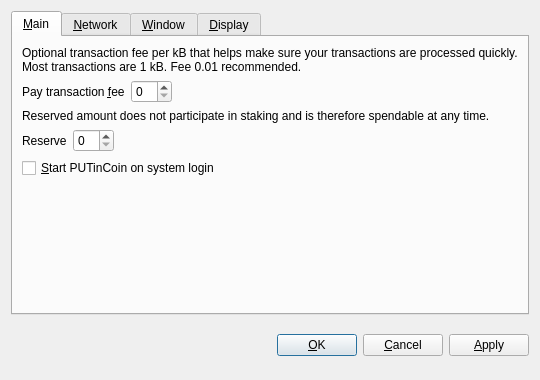
<?xml version="1.0" encoding="UTF-8"?>
<ui version="4.0">
 <class>OptionsDialog</class>
 <widget class="QDialog" name="OptionsDialog">
  <property name="geometry">
   <rect>
    <x>0</x>
    <y>0</y>
    <width>540</width>
    <height>380</height>
   </rect>
  </property>
  <property name="windowTitle">
   <string>Options</string>
  </property>
  <property name="modal">
   <bool>true</bool>
  </property>
  <layout class="QVBoxLayout" name="verticalLayout">
   <item>
    <widget class="QTabWidget" name="tabWidget">
     <property name="tabPosition">
      <enum>QTabWidget::North</enum>
     </property>
     <property name="currentIndex">
      <number>0</number>
     </property>
     <widget class="QWidget" name="tabMain">
      <attribute name="title">
       <string>&amp;Main</string>
      </attribute>
      <layout class="QVBoxLayout" name="verticalLayout_Main">
       <item>
        <widget class="QLabel" name="transactionFeeInfoLabel">
         <property name="text">
          <string>Optional transaction fee per kB that helps make sure your transactions are processed quickly. Most transactions are 1 kB. Fee 0.01 recommended.</string>
         </property>
         <property name="textFormat">
          <enum>Qt::PlainText</enum>
         </property>
         <property name="wordWrap">
          <bool>true</bool>
         </property>
        </widget>
       </item>
       <item>
        <layout class="QHBoxLayout" name="horizontalLayoutFee">
         <item>
          <widget class="QLabel" name="transactionFeeLabel">
           <property name="text">
            <string>Pay transaction &amp;fee</string>
           </property>
           <property name="textFormat">
            <enum>Qt::PlainText</enum>
           </property>
           <property name="buddy">
            <cstring>transactionFee</cstring>
           </property>
          </widget>
         </item>
         <item>
          <widget class="BitcoinAmountField" name="transactionFee"/>
         </item>
         <item>
          <spacer name="horizontalSpacerFee">
           <property name="orientation">
            <enum>Qt::Horizontal</enum>
           </property>
           <property name="sizeHint" stdset="0">
            <size>
             <width>40</width>
             <height>20</height>
            </size>
           </property>
          </spacer>
         </item>
        </layout>
       </item>
       <item>
        <widget class="QLabel" name="reserveBalanceInfoLabel">
         <property name="text">
          <string>Reserved amount does not participate in staking and is therefore spendable at any time.</string>
         </property>
         <property name="textFormat">
          <enum>Qt::PlainText</enum>
         </property>
         <property name="wordWrap">
          <bool>true</bool>
         </property>
        </widget>
       </item>
       <item>
        <layout class="QHBoxLayout" name="horizontalLayoutReserveBalance">
         <item>
          <widget class="QLabel" name="reserveBalanceLabel">
           <property name="text">
            <string>Reserve</string>
           </property>
           <property name="textFormat">
            <enum>Qt::PlainText</enum>
           </property>
           <property name="buddy">
            <cstring>reserveBalance</cstring>
           </property>
          </widget>
         </item>
         <item>
          <widget class="BitcoinAmountField" name="reserveBalance"/>
         </item>
         <item>
          <spacer name="horizontalSpacerReserveBalance">
           <property name="orientation">
            <enum>Qt::Horizontal</enum>
           </property>
           <property name="sizeHint" stdset="0">
            <size>
             <width>40</width>
             <height>20</height>
            </size>
           </property>
          </spacer>
         </item>
        </layout>
       </item>
       <item>
        <widget class="QCheckBox" name="bitcoinAtStartup">
         <property name="toolTip">
          <string>Automatically start PUTinCoin after logging in to the system.</string>
         </property>
         <property name="text">
          <string>&amp;Start PUTinCoin on system login</string>
         </property>
        </widget>
       </item>
       <item>
        <spacer name="verticalSpacer_Main">
         <property name="orientation">
          <enum>Qt::Vertical</enum>
         </property>
         <property name="sizeHint" stdset="0">
          <size>
           <width>20</width>
           <height>40</height>
          </size>
         </property>
        </spacer>
       </item>
      </layout>
     </widget>
     <widget class="QWidget" name="tabNetwork">
      <attribute name="title">
       <string>&amp;Network</string>
      </attribute>
      <layout class="QVBoxLayout" name="verticalLayout_Network">
       <item>
        <widget class="QCheckBox" name="mapPortUpnp">
         <property name="toolTip">
          <string>Automatically open the PUTinCoin client port on the router. This only works when your router supports UPnP and it is enabled.</string>
         </property>
         <property name="text">
          <string>Map port using &amp;UPnP</string>
         </property>
        </widget>
       </item>
       <item>
        <widget class="QCheckBox" name="connectSocks">
         <property name="toolTip">
          <string>Connect to the PUTinCoin network through a SOCKS proxy (e.g. when connecting through Tor).</string>
         </property>
         <property name="text">
          <string>&amp;Connect through SOCKS proxy:</string>
         </property>
        </widget>
       </item>
       <item>
        <layout class="QHBoxLayout" name="horizontalLayout_Network">
         <item>
          <widget class="QLabel" name="proxyIpLabel">
           <property name="text">
            <string>Proxy &amp;IP:</string>
           </property>
           <property name="textFormat">
            <enum>Qt::PlainText</enum>
           </property>
           <property name="buddy">
            <cstring>proxyIp</cstring>
           </property>
          </widget>
         </item>
         <item>
          <widget class="QValidatedLineEdit" name="proxyIp">
           <property name="maximumSize">
            <size>
             <width>140</width>
             <height>16777215</height>
            </size>
           </property>
           <property name="toolTip">
            <string>IP address of the proxy (e.g. 127.0.0.1)</string>
           </property>
          </widget>
         </item>
         <item>
          <widget class="QLabel" name="proxyPortLabel">
           <property name="text">
            <string>&amp;Port:</string>
           </property>
           <property name="textFormat">
            <enum>Qt::PlainText</enum>
           </property>
           <property name="buddy">
            <cstring>proxyPort</cstring>
           </property>
          </widget>
         </item>
         <item>
          <widget class="QLineEdit" name="proxyPort">
           <property name="maximumSize">
            <size>
             <width>55</width>
             <height>16777215</height>
            </size>
           </property>
           <property name="toolTip">
            <string>Port of the proxy (e.g. 9050)</string>
           </property>
          </widget>
         </item>
         <item>
          <widget class="QLabel" name="socksVersionLabel">
           <property name="text">
            <string>SOCKS &amp;Version:</string>
           </property>
           <property name="textFormat">
            <enum>Qt::PlainText</enum>
           </property>
           <property name="buddy">
            <cstring>socksVersion</cstring>
           </property>
          </widget>
         </item>
         <item>
          <widget class="QValueComboBox" name="socksVersion">
           <property name="toolTip">
            <string>SOCKS version of the proxy (e.g. 5)</string>
           </property>
          </widget>
         </item>
         <item>
          <spacer name="horizontalSpacer_Network">
           <property name="orientation">
            <enum>Qt::Horizontal</enum>
           </property>
           <property name="sizeHint" stdset="0">
            <size>
             <width>40</width>
             <height>20</height>
            </size>
           </property>
          </spacer>
         </item>
        </layout>
       </item>
       <item>
        <spacer name="verticalSpacer_Network">
         <property name="orientation">
          <enum>Qt::Vertical</enum>
         </property>
         <property name="sizeHint" stdset="0">
          <size>
           <width>20</width>
           <height>40</height>
          </size>
         </property>
        </spacer>
       </item>
      </layout>
     </widget>
     <widget class="QWidget" name="tabWindow">
      <attribute name="title">
       <string>&amp;Window</string>
      </attribute>
      <layout class="QVBoxLayout" name="verticalLayout_Window">
       <item>
        <widget class="QCheckBox" name="minimizeToTray">
         <property name="toolTip">
          <string>Show only a tray icon after minimizing the window.</string>
         </property>
         <property name="text">
          <string>&amp;Minimize to the tray instead of the taskbar</string>
         </property>
        </widget>
       </item>
       <item>
        <widget class="QCheckBox" name="minimizeOnClose">
         <property name="toolTip">
          <string>Minimize instead of exit the application when the window is closed. When this option is enabled, the application will be closed only after selecting Quit in the menu.</string>
         </property>
         <property name="text">
          <string>M&amp;inimize on close</string>
         </property>
        </widget>
       </item>
       <item>
        <spacer name="verticalSpacer_Window">
         <property name="orientation">
          <enum>Qt::Vertical</enum>
         </property>
         <property name="sizeHint" stdset="0">
          <size>
           <width>20</width>
           <height>40</height>
          </size>
         </property>
        </spacer>
       </item>
      </layout>
     </widget>
     <widget class="QWidget" name="tabDisplay">
      <attribute name="title">
       <string>&amp;Display</string>
      </attribute>
      <layout class="QVBoxLayout" name="verticalLayout_Display">
       <item>
        <layout class="QHBoxLayout" name="horizontalLayout_1_Display">
         <item>
          <widget class="QLabel" name="langLabel">
           <property name="text">
            <string>User Interface &amp;language:</string>
           </property>
           <property name="textFormat">
            <enum>Qt::PlainText</enum>
           </property>
           <property name="buddy">
            <cstring>lang</cstring>
           </property>
          </widget>
         </item>
         <item>
          <widget class="QValueComboBox" name="lang">
           <property name="toolTip">
            <string>The user interface language can be set here. This setting will take effect after restarting PUTinCoin.</string>
           </property>
          </widget>
         </item>
        </layout>
       </item>
       <item>
        <layout class="QHBoxLayout" name="horizontalLayout_2_Display">
         <item>
          <widget class="QLabel" name="unitLabel">
           <property name="text">
            <string>&amp;Unit to show amounts in:</string>
           </property>
           <property name="textFormat">
            <enum>Qt::PlainText</enum>
           </property>
           <property name="buddy">
            <cstring>unit</cstring>
           </property>
          </widget>
         </item>
         <item>
          <widget class="QValueComboBox" name="unit">
           <property name="toolTip">
            <string>Choose the default subdivision unit to show in the interface and when sending coins.</string>
           </property>
          </widget>
         </item>
        </layout>
       </item>
       <item>
        <widget class="QCheckBox" name="displayAddresses">
         <property name="toolTip">
          <string>Whether to show PUTinCoin addresses in the transaction list or not.</string>
         </property>
         <property name="text">
          <string>&amp;Display addresses in transaction list</string>
         </property>
        </widget>
       </item>
       <item>
        <widget class="QCheckBox" name="coinControlFeatures">
         <property name="toolTip">
          <string>Whether to show coin control features or not.</string>
         </property>
         <property name="text">
          <string>Display coin &amp;control features (experts only!)</string>
         </property>
        </widget>
       </item>
       <item>
        <spacer name="verticalSpacer_Display">
         <property name="orientation">
          <enum>Qt::Vertical</enum>
         </property>
         <property name="sizeHint" stdset="0">
          <size>
           <width>20</width>
           <height>40</height>
          </size>
         </property>
        </spacer>
       </item>
      </layout>
     </widget>
    </widget>
   </item>
   <item>
    <layout class="QHBoxLayout" name="horizontalLayout_Buttons">
     <item>
      <spacer name="horizontalSpacer_1">
       <property name="orientation">
        <enum>Qt::Horizontal</enum>
       </property>
       <property name="sizeHint" stdset="0">
        <size>
         <width>40</width>
         <height>48</height>
        </size>
       </property>
      </spacer>
     </item>
     <item>
      <widget class="QLabel" name="statusLabel">
       <property name="font">
        <font>
         <weight>75</weight>
         <bold>true</bold>
        </font>
       </property>
       <property name="text">
        <string/>
       </property>
       <property name="textFormat">
        <enum>Qt::PlainText</enum>
       </property>
       <property name="wordWrap">
        <bool>true</bool>
       </property>
      </widget>
     </item>
     <item>
      <spacer name="horizontalSpacer_2">
       <property name="orientation">
        <enum>Qt::Horizontal</enum>
       </property>
       <property name="sizeHint" stdset="0">
        <size>
         <width>40</width>
         <height>48</height>
        </size>
       </property>
      </spacer>
     </item>
     <item>
      <widget class="QPushButton" name="okButton">
       <property name="text">
        <string>&amp;OK</string>
       </property>
      </widget>
     </item>
     <item>
      <widget class="QPushButton" name="cancelButton">
       <property name="text">
        <string>&amp;Cancel</string>
       </property>
       <property name="autoDefault">
        <bool>false</bool>
       </property>
      </widget>
     </item>
     <item>
      <widget class="QPushButton" name="applyButton">
       <property name="text">
        <string>&amp;Apply</string>
       </property>
       <property name="autoDefault">
        <bool>false</bool>
       </property>
      </widget>
     </item>
    </layout>
   </item>
  </layout>
 </widget>
 <customwidgets>
  <customwidget>
   <class>BitcoinAmountField</class>
   <extends>QSpinBox</extends>
   <header>bitcoinamountfield.h</header>
  </customwidget>
  <customwidget>
   <class>QValueComboBox</class>
   <extends>QComboBox</extends>
   <header>qvaluecombobox.h</header>
  </customwidget>
  <customwidget>
   <class>QValidatedLineEdit</class>
   <extends>QLineEdit</extends>
   <header>qvalidatedlineedit.h</header>
  </customwidget>
 </customwidgets>
 <resources/>
 <connections/>
</ui>
